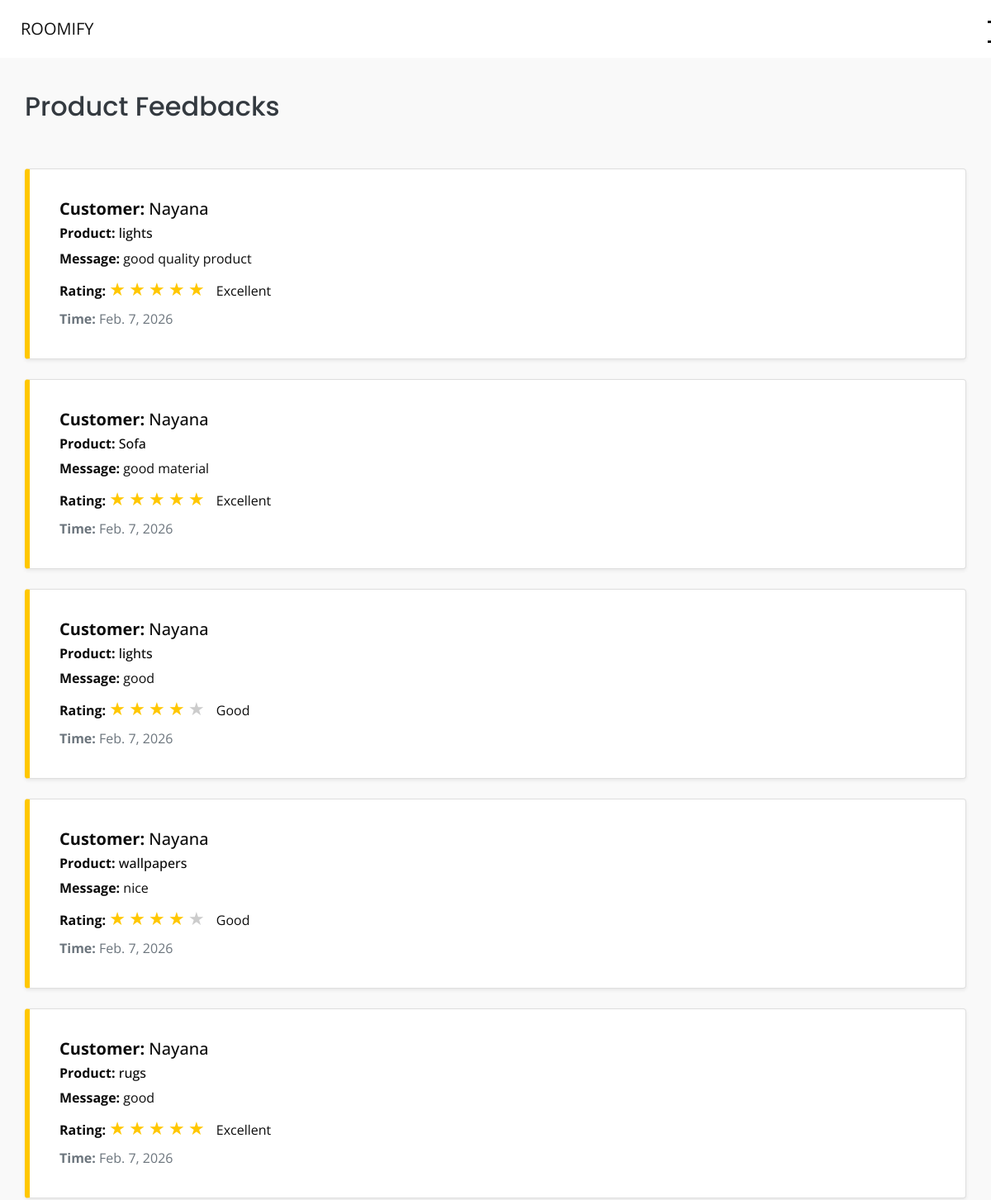
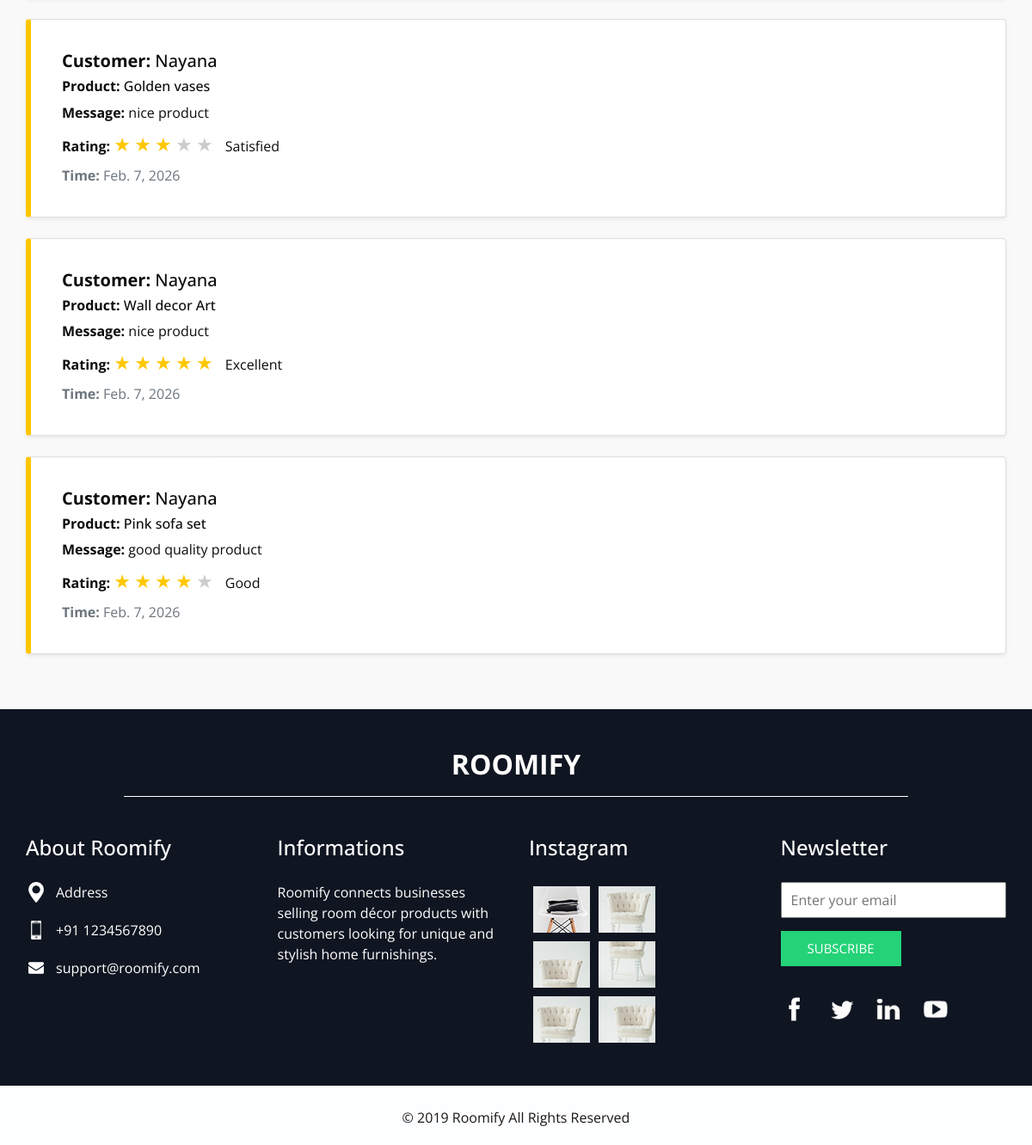
Page /viewfeed_bus/ (signed in) on the committed database (2 pictures, top to bottom).
### myapp/models.py (models this page shows)
class Feedback(models.Model):
    Cusreg=models.ForeignKey(Cusreg,on_delete=models.CASCADE)
    Busreg=models.ForeignKey(Busreg,on_delete=models.CASCADE)
    Rating=models.CharField(max_length=255)
    Message=models.CharField(max_length=255)
    Products=models.ForeignKey(Products,on_delete=models.CASCADE)
    Feedbacktime=models.DateField()

class Cusreg(models.Model):
    Login_id=models.ForeignKey(Login,on_delete=models.CASCADE, null=True, blank=True)
    Cus_Name=models.CharField(max_length=255)
    Profile_pic=models.FileField(upload_to='media/img',null=True)
    Cus_Email=models.CharField(max_length=255)
    Contact = models.CharField(max_length=15)
    Password=models.CharField(max_length=255)
    Address=models.CharField(max_length=255)
    post=models.CharField(max_length=255)
    pin=models.CharField(max_length=6)
    district=models.CharField(max_length=255)
    Gender=models.CharField(max_length=255)
    Status=models.CharField(max_length=1000)

class Products(models.Model):
    Busreg=models.ForeignKey(Busreg,on_delete=models.CASCADE,default=1)
    Prod_Name=models.CharField(max_length=255)
    Prod_cat=models.CharField(max_length=255)
    Prod_des=models.CharField(max_length=255)
    Prod_price=models.FloatField(max_length=10)
    Availability=models.CharField(max_length=255)
    Prod_image=models.FileField(upload_to='media/img',null=True)

### myapp/views.py (the view)
# urls.py: path('viewfeed_bus/',views.viewfeed_bus,name='viewfeed_bus'),
def viewfeed_bus(request):
    feedbus_get=Feedback.objects.filter(Busreg__Login_id=request.session['lid'])
    return render(request,'business/Feedbackview.html',{'data':feedbus_get})

### templates/business/Feedbackview.html (shortened to what this page needs)
{% extends 'business/header-footer_bus.html' %}
{% load static %}
{% block body %}
<section class="layout_padding" style="background-color: #f9f9f9; padding: 40px 0;">
  <div class="container">
    <div class="heading_container text-center mb-5">
      <h2 class="text-dark">Product Feedbacks</h2>
    </div>
    {% for i in data %}
    <div class="card mb-4 shadow-sm p-3 rounded" style="border-left: 6px solid #ffc700; background-color: #fff;">
      <div class="card-body">
        <h5 class="mb-2"><strong>Customer:</strong> {{ i.Cusreg.Cus_Name }}</h5>
        <h6 class="mb-2"><strong>Product:</strong> {{ i.Products.Prod_Name }}</h6>
        <p class="mb-2"><strong>Message:</strong> {{ i.Message }}</p>
        <div class="mb-2">
          <strong>Rating:</strong>
          {% with i.Rating|add:"0" as rating %}
            {% for star in "12345" %}
              {% if forloop.counter <= rating %}
                <span style="color: #ffc700; font-size: 22px;">&#9733;</span>
              {% else %}
                <span style="color: #ccc; font-size: 22px;">&#9733;</span>
              {% endif %}
            {% endfor %}
            <span style="font-size: 16px; margin-left: 10px;">
              {% if rating == 5 %} Excellent
              {% elif rating == 4 %} Good
              {% elif rating == 3 %} Satisfied
              {% elif rating == 2 %} Needs Improvement
              {% elif rating == 1 %} Very Bad
              {% else %} No Rating
              {% endif %}
            </span>
          {% endwith %}
        </div>
        <p class="text-muted mb-0"><strong>Time:</strong> {{ i.Feedbacktime }}</p>
      </div>
    </div>
    {% empty %}
      <div class="alert alert-warning text-center">No feedback found.</div>
    {% endfor %}
  </div>
</section>
{% endblock %}

### myapp/static/digitf-html/css/style.css (style rules this page uses)
.layout_padding { padding-top: 90px; padding-bottom: 90px; }
.heading_container { display: -webkit-box; display: -ms-flexbox; position: center; display: flex; }
.heading_container h2 { color: #252525; position: relative; font-family: 'Poppins', sans-serif; }
.heading_container h2::before { content: ""; width: 60px; height: 3px; position: center; top: 50%; right: -5px; background-color: #24d278; -webkit-transform: translate(100%, -50%); transform: translate(100%, -50%); }

### myapp/static/digitf-html/css/responsive.css (style rules this page uses)
@media (min-width: 1200px) { .container { max-width: 1170px; } }

### rows in the picture
Feedback: Cusreg.Cus_Name "Nayana", Products.Prod_Name "lights", Message "good quality product", Rating "5" (drawn), shows "Excellent", Feedbacktime "Feb. 7, 2026"
Feedback: Cusreg.Cus_Name "Nayana", Products.Prod_Name "Sofa", Message "good material", Rating "5" (drawn), shows "Excellent", Feedbacktime "Feb. 7, 2026"
Feedback: Cusreg.Cus_Name "Nayana", Products.Prod_Name "lights", Message "good", Rating "4" (drawn), shows "Good", Feedbacktime "Feb. 7, 2026"
Feedback: Cusreg.Cus_Name "Nayana", Products.Prod_Name "wallpapers", Message "nice", Rating "4" (drawn), shows "Good", Feedbacktime "Feb. 7, 2026"
Feedback: Cusreg.Cus_Name "Nayana", Products.Prod_Name "rugs", Message "good", Rating "5" (drawn), shows "Excellent", Feedbacktime "Feb. 7, 2026"
Feedback: Cusreg.Cus_Name "Nayana", Products.Prod_Name "Golden vases", Message "nice product", Rating "3" (drawn), shows "Satisfied", Feedbacktime "Feb. 7, 2026"
Feedback: Cusreg.Cus_Name "Nayana", Products.Prod_Name "Wall decor Art", Message "nice product", Rating "5" (drawn), shows "Excellent", Feedbacktime "Feb. 7, 2026"
Feedback: Cusreg.Cus_Name "Nayana", Products.Prod_Name "Pink sofa set", Message "good quality product", Rating "4" (drawn), shows "Good", Feedbacktime "Feb. 7, 2026"
